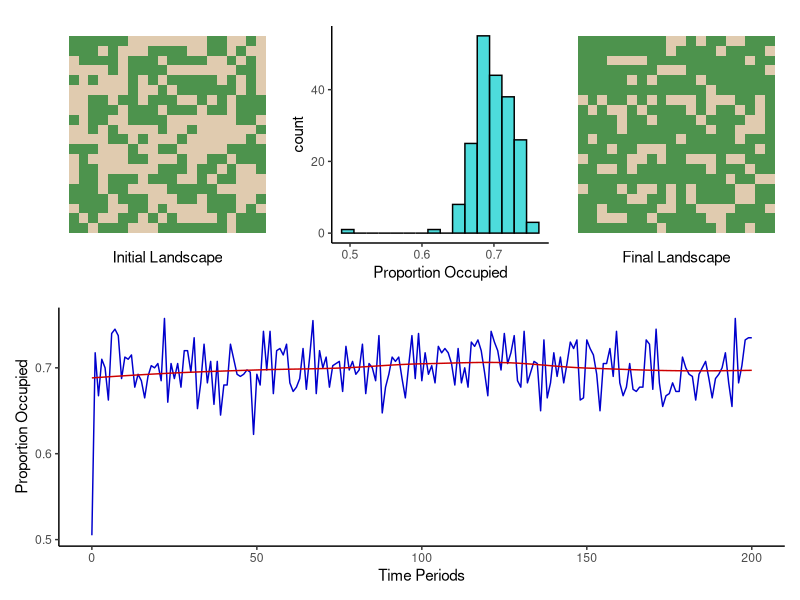

The R source for this figure:
# create landscape
library(tidyverse)
library(patchwork)

create_landscape <- function(x = 5, y = 5, p_occupied = 0.5) {
  return(
    tibble(crossing(x = seq(1 : x), y = seq(1 : y)),
                      t0 = ifelse(runif(x * y, 0, 1) < p_occupied, 1, 0))
    )
}

draw_landscape <- function(landscape, col_name) {
  landscape |>
    ggplot(aes(x=x, y=y, fill=as.factor(!!sym(col_name)))) +
    geom_tile(alpha = 0.7) +
    scale_fill_manual(values = c("tan","darkgreen"),
                      labels = c("absent", "present")) +
    theme_classic() +
    labs(fill="") +
    theme(aspect.ratio = 1,
          legend.position = "none",
          axis.title.y = element_blank(),
          axis.ticks = element_blank(),
          axis.text = element_blank(),
          axis.line = element_blank(),
          )
}

simulate <- function(landscape, 
                     iterations = 50, 
                     colonization_rate = 0.5, 
                     extirpation_rate = 0.5) {
  sim <- landscape
  for (i in 1:iterations) {
    next_t <- sim |>
      select(last_col()) |>
      mutate(!!paste0("t",i) := ifelse(sim[[ncol(sim)]] == 0,
                                 ifelse(runif(length(sim[[ncol(sim)]]), 0, 1) < colonization_rate, 1, 0),
                                 ifelse(runif(length(sim[[ncol(sim)]]), 0, 1) < extirpation_rate, 0, 1))) |>
      select(last_col())
    sim <- add_column(sim, next_t)
  }
  return(sim)
}

create_proportions <- function(simulation) {
  patches <- simulation |>
    select(contains("t"))
  return(tibble(t = 0:(ncol(simulation)-3),
                p = colMeans(patches)))
}

# Take input parameters and produce a matrix-cell plot and histogram:

metapop <- function(x=5, 
                    y=5, 
                    starting_proportion=0.5,
                    colonization_rate=0.5, 
                    extirpation_rate=0.5,
                    iterations = 50) {
  land0 <- create_landscape(x=x,y=y,p_occupied = starting_proportion)
  sim <- simulate(landscape = land0, 
                  iterations = iterations, 
                  colonization_rate = colonization_rate,
                  extirpation_rate = extirpation_rate) 
  sim_p <- create_proportions(sim)
  p_vec <- sim_p$p
  sd_sim <- sd(p_vec)
  n_sim <- length(p_vec)
  scotts_bin <- 3.5*sd_sim/(n_sim)^(1/3)
  last_sim <- names(sim |> select(last_col()))
  p1 <- draw_landscape(sim,"t0") + labs(x="Initial Landscape")
  p2 <- ggplot(sim_p, aes(x=p)) + 
    geom_histogram(binwidth = scotts_bin, fill="cyan3", color="black", alpha=0.7) +
    theme_classic() +
    labs(x="Proportion Occupied")
  p3 <- ggplot(sim_p,aes(x=t, y=p)) +
    geom_line(color="blue3", linewidth=0.5) +
    geom_smooth(color="red3", alpha=0.6, se=FALSE, linewidth = 0.5, method = "loess", formula = y~x) +
    theme_classic() +
    labs(x="Time Periods", y="Proportion Occupied")
  p4 <- draw_landscape(sim, last_sim) + labs(x="Final Landscape")
    
  metamodel <- list(simulation = sim,
                  proportions = sim_p,
                  plot = (p1+p2+p4)/p3 + plot_layout(guides = "collect")
                  )
  return(metamodel)
}

metapop(x=20,
        y=20,
        iterations = 200,
        starting_proportion = 0.5,
        colonization_rate = 0.7,
        extirpation_rate = 0.3)

sim <- simulate(create_landscape())

